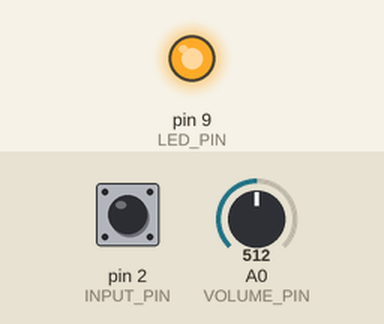
The sketch below on a simulated Arduino Uno, built with avr-gcc and run on an emulated ATmega328P. On the bench: output pins drawn as LEDs (lit = HIGH). The inputs (shaded band) are chosen by the test bench; at power-on: pin 2 (INPUT_PIN) LOW, A0 (VOLUME_PIN) = 512.

Above: at 1.2 s.
1.3 s: pin 2 (INPUT_PIN) pulsed HIGH 2 times (0.12 s each, 0.3 s apart)
At 2.0 s:
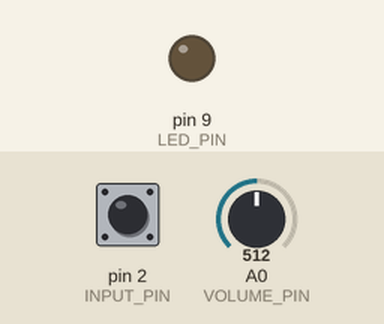
Timing chart, 0 to 4.3 s (numbered marks = the images above; inputs shaded):
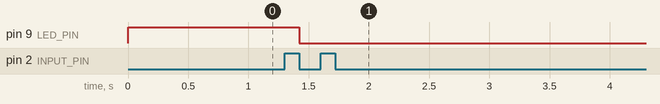

Measured:
- after the input at 1.3 s, pin 9 (LED_PIN): HIGH → LOW after 0.12 s

The sketch:

assignment3_debounce.ino
```cpp
const int LED_PIN = 9;
const int INPUT_PIN = 2;
const int VOLUME_PIN = A0;

volatile int led_state = HIGH;
volatile int button_state = LOW;
int last_button_state = LOW;
int reading;
int volume = 0;

volatile int interruption_count = 0;

volatile unsigned long last_debounce_time = 0;
unsigned long debounce_delay = 10;

unsigned long ten_seconds_ago = 0;

unsigned long curr_time = 0;

void setup() {
  Serial.begin(9600);
  pinMode(INPUT_PIN, INPUT);
  pinMode(LED_PIN, OUTPUT);
  pinMode(VOLUME_PIN, INPUT);

  // set initial LED state
  digitalWrite(LED_PIN, led_state);

  // digitalPinToInterrupt(INPUT_PIN) == 0
  attachInterrupt(digitalPinToInterrupt(INPUT_PIN), interrupt, FALLING);
}

void loop() {
  reading = digitalRead(INPUT_PIN);
  volume = analogRead(VOLUME_PIN);
  curr_time = millis();

  digitalWrite(LED_PIN, led_state);

  last_button_state = reading;

  if(millis() - ten_seconds_ago > 10000){
    Serial.println("volume");
    Serial.println(volume);
    Serial.println("interruption_count");
    Serial.println(interruption_count);
    ten_seconds_ago = curr_time;
  }
}

void interrupt(){
  // If the switch changed, due to noise or pressing:
  if (reading != last_button_state) {
    // reset the debouncing timer
    last_debounce_time = curr_time;
  }

  // whatever the reading is at, it's been there for longer than the debounce
  // delay, so take it as the actual current state:
  if ((curr_time - last_debounce_time) > debounce_delay) {
    // if the button state has changed:
    if (reading != button_state) {
      button_state = reading;

      // only toggle the LED if the new button state is HIGH
      if (button_state == HIGH) {
        led_state = !led_state;
        ++interruption_count;
      }
    }
  }
}
```
